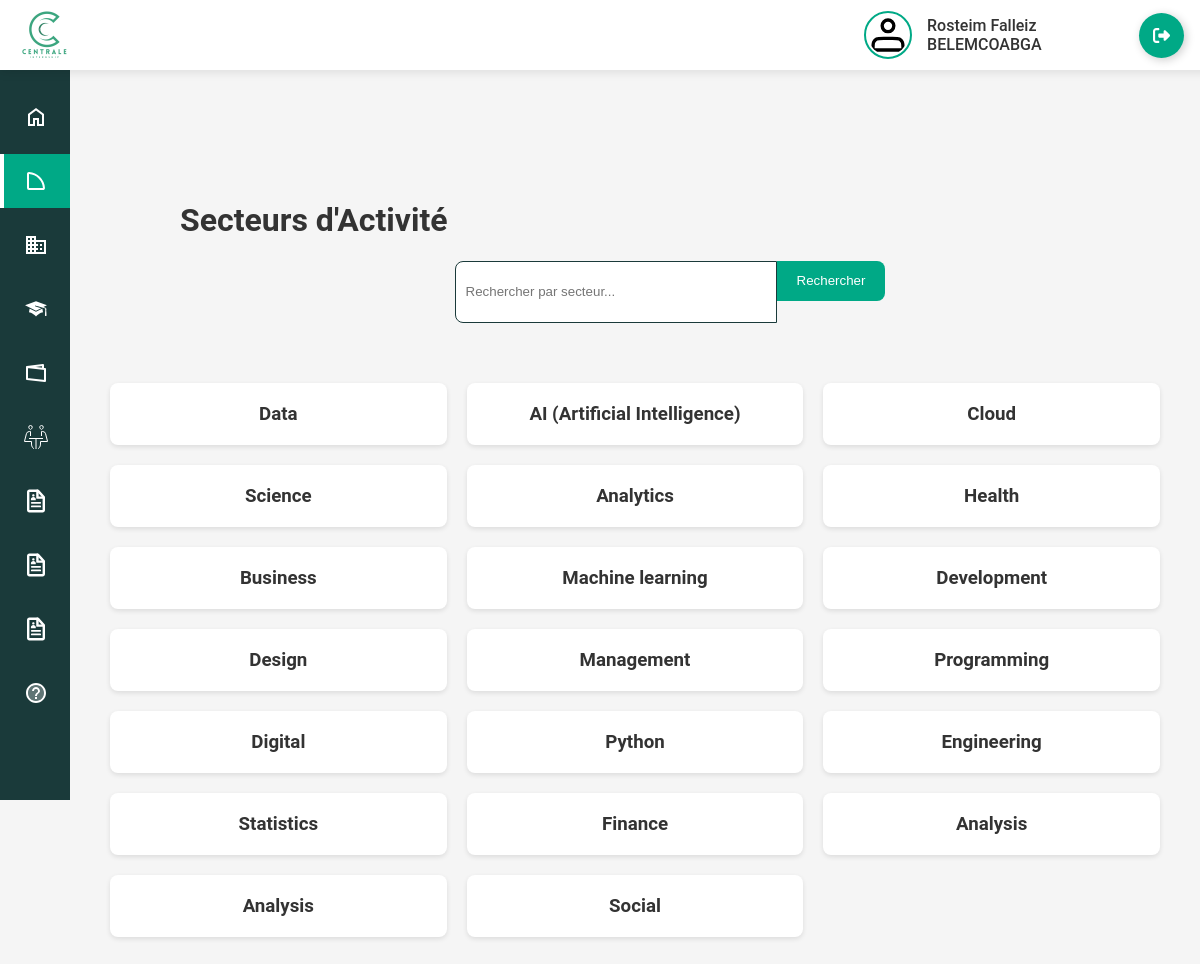
Page /secteur/ (signed in) on the committed database.
### etudiant/models.py (models this page shows, shortened)
class Secteur(models.Model):
    nom = models.CharField(max_length=50)
    description=models.TextField()

### etudiant/views.py (the view)
# urls.py: path('secteur/',views.secteur_page,name='secteur'),
@login_required
def secteur_page(request):
    search_query = request.GET.get('search', '')
    print('je suis')
    if search_query:
        all_secteur = Secteur.objects.filter(nom__icontains=search_query)
    else:
        all_secteur = Secteur.objects.all()
    return render(request, 'secteur.html', {'all_secteur': all_secteur, 'search_query': search_query})

### etudiant/templates/secteur.html (shortened to what this page needs)
{% extends 'base.html' %}
{% load static %}
{% block link %}
<link rel="stylesheet" href="{% static 'css/styles.css' %}">
<link rel="stylesheet" href="{% static 'css/secteur_style.css' %}">
<link rel="stylesheet" href="{% static 'css/style_carousel.css' %}">
{% endblock %}
{% block content %}
<div class="secteur-container">
    <h1>Secteurs d'Activité</h1>
    <form method="get" action="." class="search-form">
        <div class="barre-recherche">
            <input type="text" name="search" value="{{ search_query }}" placeholder="Rechercher par secteur...">
            <button type="submit">Rechercher</button>
        </div>
    </form>
</div>
    <div class="secteur-grid">
        {% for secteur in all_secteur %}
            <div class="secteur">
                <a href="{% url 'secteur_description' secteur.id %}" class="secteur-link">
                    <h3>{{ secteur.nom }}</h3>
                </a>
            </div>
        {% empty %}
            <p>Aucun secteur trouvé.</p>
        {% endfor %}
    </div>
</div>
{% endblock %}

### etudiant/templates/base.html (shortened to what this page needs)
{% load static %}
<!DOCTYPE html>
<html lang="fr">
<head>
    {% block link %}{% endblock %}
</head>
<body>
    <nav>
        <div id="topbar">
            <img src="{% static 'images/im.png' %}" id="logo" alt="Logo">
            <div style="display: flex; align-items: center;">
                <a href="#" id="nav-link-pro-clik">
                    <img src="{% static 'images/people.svg' %}" id="profil_logo" alt="Profile">
                    <span id="nom_prenom">{{ user.first_name }} {{ user.last_name }}</span>
                </a>
                <a href="{% url 'acceuil' %}" id="deconnexion">
                    <button class="Btn">
                        <div class="sign">
                        </div>
                    </button>
                </a>
            </div>
        </div>
        <div id="nav-bar">
            <ul>
                <li class="{% if request.resolver_match.url_name == 'home' %}active{% endif %}">
                    <a href="{% url 'home' %}" class="lien-nav-bar">
                        <img src="{% static 'images/home.svg' %}" alt="Home">
                    </a>
                </li>
                <li class="{% if request.resolver_match.url_name == 'secteur' %}active{% endif %}">
                    <a href="{% url 'secteur' %}" class="lien-nav-bar">
                        <img src="{% static 'images/secteur.svg' %}" alt="Sector">
                    </a>
                </li>
                <li class="{% if request.resolver_match.url_name == 'entreprise' %}active{% endif %}">
                    <a href="{% url 'entreprise' %}" class="lien-nav-bar">
                        <img src="{% static 'images/company.svg' %}" alt="Company">
                    </a>
                </li>
                <li class="{% if request.resolver_match.url_name == 'alumnis' %}active{% endif %}">
                    <a href="{% url 'alumnis' %}" class="lien-nav-bar">
                        <img src="{% static 'images/graduate.svg' %}" alt="Alumni">
                    </a>
                </li>
                <li class="{% if request.resolver_match.url_name == 'offres' %}active{% endif %}">
                    <a href="{% url 'offres' %}" class="lien-nav-bar">
                        <img src="{% static 'images/offers.svg' %}" alt="Offers">
                    </a>
                </li>
                <li class="{% if request.resolver_match.url_name == 'select_sector' %}active{% endif %}">
                    <a href="{% url 'select_sector' %}" class="lien-nav-bar">
                        <img src="{% static 'images/meeting.svg' %}" alt="Interview">
                    </a>
                </li>
                <li class="{% if request.resolver_match.url_name == 'personnaliser_profil' %}active{% endif %}">
                    <a href="{% url 'personnaliser_profil' %}" class="lien-nav-bar">
                        <img src="{% static 'images/cv.svg' %}" alt="Profile">
                    </a>
                </li>
                <li >
                    <a href= 'https://falleiz-internship-cv-correcteur-chatpdf1-ncc2l2.streamlit.app/'class="lien-nav-bar">
                        <img src="{% static 'images/cv.svg' %}" alt="Voir Candidature">
                    </a>
                </li>
                <li class="{% if request.resolver_match.url_name == 'etudiant_candidature' %}active{% endif %}">
                    <a href="{% url 'etudiant_candidature' %}" class="lien-nav-bar">
                        <img src="{% static 'images/cv.svg' %}" alt="Voir Candidature">
                    </a>
                </li>
                <li class="{% if request.resolver_match.url_name == 'aide' %}active{% endif %}">
                    <a href="{% url 'aide' %}" class="lien-nav-bar">
                        <img src="{% static 'images/help.svg' %}" alt="Help">
                    </a>
                </li>
            </ul>
        </div>
    </nav>
    <div class="menu">
        {% block content %}{% endblock %}
</body>
</html>

### etudiant/static/css/styles.css (style rules this page uses)
:root { --primary-color: #00A986; --secondary-color: #1A3A3A; --background-color: #F5F5F5; --accent-color: #FF6B35; --text-color: #333333; --white: #FFFFFF; }
.active .lien-nav-bar { background-color: var(--primary-color); border-left: 4px solid var(--white); }
body { font-family: 'Roboto', Arial, sans-serif; background-color: var(--background-color); color: var(--text-color); margin: 0; padding: 0; overflow-x: hidden; }
#topbar { position: fixed; display: flex; align-items: center; justify-content: space-between; background-color: var(--white); height: 70px; width: 100%; left: 0; top: 0; box-shadow: 0 2px 10px rgba(0,0,0,0.1); z-index: 1000; padding: 0 20px; }
#logo { height: 50px; width: auto; }
#nav-link-pro-clik { display: flex; align-items: center; color: var(--text-color); text-decoration: none; font-size: 16px; transition: all 0.3s ease; }
#profil_logo { width: 40px; height: 40px; margin-right: 15px; border-radius: 50%; border: 2px solid var(--primary-color); padding: 2px; }
#nom_prenom { font-weight: 500; }
#deconnexion { margin-left: 20px; margin-right: 10%; }
.Btn { display: flex; align-items: center; justify-content: flex-start; width: 45px; height: 45px; border: none; border-radius: 50%; cursor: pointer; position: relative; overflow: hidden; transition-duration: .3s; box-shadow: 2px 2px 10px rgba(0, 0, 0, 0.199); background-color: var(--primary-color); }
.sign { width: 100%; transition-duration: .3s; display: flex; align-items: center; justify-content: center; }
.sign svg { width: 17px; }
#nav-bar { position: fixed; top: 70px; left: 0; height: calc(100vh - 70px); width: 70px; background-color: var(--secondary-color); transition: width 0.3s ease; overflow: hidden; z-index: 999; }
#nav-bar ul { list-style: none; padding: 20px 0; margin: 0; }
#nav-bar li { margin-bottom: 10px; transition: all 0.3s ease; }
.lien-nav-bar { display: flex; align-items: center; padding: 15px 20px; color: var(--white); text-decoration: none; transition: all 0.3s ease; border-left: 4px solid transparent; white-space: nowrap; }
.lien-nav-bar img { width: 24px; height: 24px; margin-right: 20px; filter: invert(1); transition: all 0.3s ease; }
li.active .lien-nav-bar { background-color: var(--primary-color); border-left: 4px solid var(--white); }
.menu { margin-left: 70px; margin-top: 70px; padding: 20px; transition: margin-left 0.3s ease; }

### etudiant/static/css/secteur_style.css (style rules this page uses)
:root { --primary-color: #00A986; --secondary-color: #1A3A3A; --background-color: #F5F5F5; --accent-color: #FF6B35; --text-color: #333333; --white: #FFFFFF; }
.secteur-container { margin-left: 70px; margin-top: 70px; padding: 20px; transition: margin-left 0.3s ease; }
.barre-recherche { margin: 20px 0; display: flex; justify-content: center; }
.barre-recherche input[type="text"] { height: 40px; width: 300px; padding: 10px; border: 1px solid var(--secondary-color); border-radius: 8px 0 0 8px; background-color: var(--white); color: var(--text-color); }
.barre-recherche button { height: 40px; background-color: var(--primary-color); color: var(--white); border: none; padding: 0 20px; border-radius: 0 8px 8px 0; cursor: pointer; transition: background-color 0.3s ease; }
.secteur-grid { display: grid; grid-template-columns: repeat(auto-fill, minmax(250px, 1fr)); gap: 20px; padding: 20px; }
.secteur { background-color: var(--white); text-align: center; padding: 20px; cursor: pointer; border-radius: 8px; transition: all 0.3s ease; box-shadow: 0 2px 5px rgba(0, 0, 0, 0.1); }
.secteur a { text-decoration: none; color: inherit; }
.secteur h3 { margin: 0; }

### rows in the picture
Secteur: nom "Data"
Secteur: nom "AI (Artificial Intelligence)"
Secteur: nom "Cloud"
Secteur: nom "Science"
Secteur: nom "Analytics"
Secteur: nom "Health"
Secteur: nom "Business"
Secteur: nom "Machine learning"
Secteur: nom "Development"
Secteur: nom "Design"
Secteur: nom "Management"
Secteur: nom "Programming"
Secteur: nom "Digital"
Secteur: nom "Python"
Secteur: nom "Engineering"
Secteur: nom "Statistics"
Secteur: nom "Finance"
Secteur: nom "Analysis"
Secteur: nom "Analysis"
Secteur: nom "Social"

### other values in the picture
{{ user.first_name }} "Rosteim Falleiz"
{{ user.last_name }} "BELEMCOABGA"
